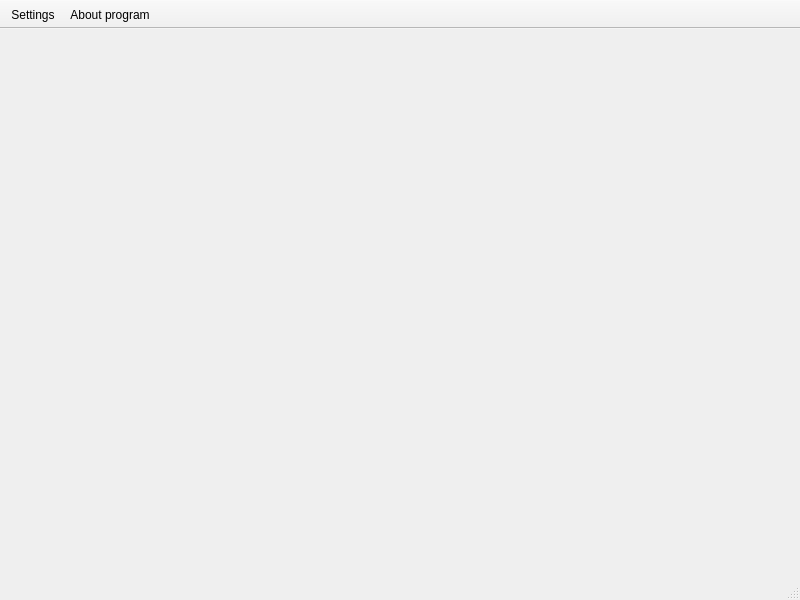
<?xml version="1.0" encoding="UTF-8"?>
<ui version="4.0">
 <class>MainWindow</class>
 <widget class="QMainWindow" name="MainWindow">
  <property name="geometry">
   <rect>
    <x>0</x>
    <y>0</y>
    <width>800</width>
    <height>600</height>
   </rect>
  </property>
  <property name="windowTitle">
   <string>MainWindow</string>
  </property>
  <property name="windowIcon">
   <iconset resource="res.qrc">
    <normaloff>:/icons/unity-display-panel.svg</normaloff>:/icons/unity-display-panel.svg</iconset>
  </property>
  <widget class="QWidget" name="centralwidget">
   <layout class="QGridLayout" name="gridLayout">
    <item row="0" column="0">
     <layout class="QHBoxLayout" name="horizontalLayout"/>
    </item>
   </layout>
  </widget>
  <widget class="QMenuBar" name="menubar">
   <property name="geometry">
    <rect>
     <x>0</x>
     <y>0</y>
     <width>800</width>
     <height>25</height>
    </rect>
   </property>
  </widget>
  <widget class="QStatusBar" name="statusbar"/>
  <widget class="QToolBar" name="toolBar">
   <property name="contextMenuPolicy">
    <enum>Qt::NoContextMenu</enum>
   </property>
   <property name="windowTitle">
    <string>toolBar</string>
   </property>
   <property name="movable">
    <bool>false</bool>
   </property>
   <attribute name="toolBarArea">
    <enum>TopToolBarArea</enum>
   </attribute>
   <attribute name="toolBarBreak">
    <bool>false</bool>
   </attribute>
   <addaction name="action_Settings"/>
   <addaction name="actionAbout_program"/>
  </widget>
  <action name="action_Settings">
   <property name="icon">
    <iconset resource="res.qrc">
     <normaloff>:/icons/applications-system.svg</normaloff>:/icons/applications-system.svg</iconset>
   </property>
   <property name="text">
    <string>&amp;Settings</string>
   </property>
  </action>
  <action name="actionAbout_program">
   <property name="icon">
    <iconset resource="res.qrc">
     <normaloff>:/icons/dolphin-emu.svg</normaloff>:/icons/dolphin-emu.svg</iconset>
   </property>
   <property name="text">
    <string>About program</string>
   </property>
  </action>
 </widget>
 <resources>
  <include location="res.qrc"/>
 </resources>
 <connections/>
</ui>
